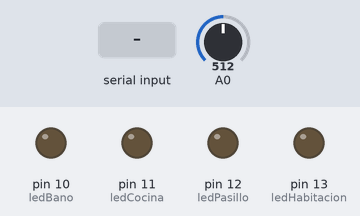
A sketch run on a simulated Arduino Uno, built with avr-gcc and run on an emulated ATmega328P. On the bench: output pins drawn as LEDs (lit = HIGH). The inputs (shaded band) are chosen by the test bench; at power-on: A0 = 512. What the sketch prints to the serial monitor is not drawn.

Above: at 1.2 s.
1.3 s: "1\n" received over Serial
At 3.5 s:
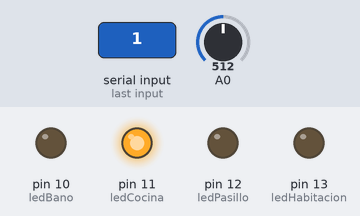
3.8 s: "3\n" received over Serial
At 5.6 s:
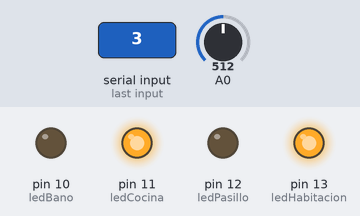
6.3 s: "5\n" received over Serial
At 8.5 s:
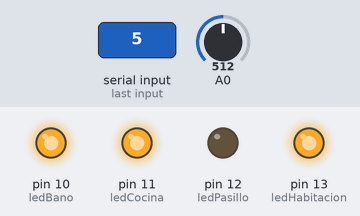
8.8 s: "7\n" received over Serial
At 10.6 s:
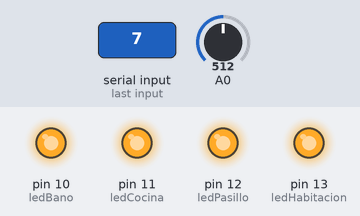
Timing chart, 0 to 12.1 s (numbered marks = the images above; inputs shaded):
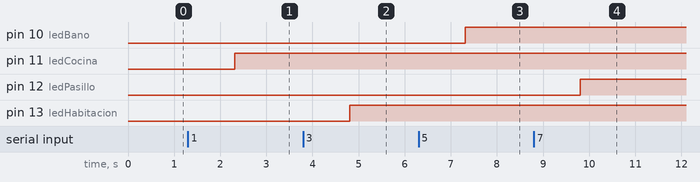

Measured:
- after the input at 1.3 s, pin 11 (ledCocina): LOW → HIGH after 1.0 s
- after the input at 3.8 s, pin 13 (ledHabitacion): LOW → HIGH after 1.0 s
- after the input at 6.3 s, pin 10 (ledBano): LOW → HIGH after 1.0 s
- after the input at 8.8 s, pin 12 (ledPasillo): LOW → HIGH after 1.0 s

The sketch:

cuadroLuces.ino
```cpp
#include "DHT.h"  //Añadimos la libreria con la cual trabaja nuestro sensor
#define DHTPIN 2     // Indicamos el pin donde conectaremos la patilla data de nuestro sensor
#define DHTTYPE DHT11   // DHT 11

DHT dht(DHTPIN, DHTTYPE);  //Indica el pin con el que trabajamos y el tipo de sensor
int maxh=0, minh=100, maxt=0, mint=100;  //Variables para ir comprobando maximos y minimos

int receivedChar;
boolean newData = false;
int ledHabitacion = 13;
int ledPasillo = 12;
int ledCocina = 11;
int ledBano = 10;

void setup() {

  Serial.begin(9600);

  pinMode(ledHabitacion, OUTPUT);
  pinMode(ledPasillo, OUTPUT);
  pinMode(ledCocina, OUTPUT);
  pinMode(ledBano, OUTPUT);

  dht.begin();

}

void loop() {

  recvInfo();
  lightLED();

  readSensorAgua();


  //readTemperature();

}

void readTemperature()
{
    // La lectura de la temperatura o de la humedad lleva sobre 250 milisegundos
    // La lectura del sensor tambien puede estar sobre los 2 segundos (es un sensor muy lento)
    int h = dht.readHumidity();  //Guarda la lectura de la humedad en la variable float h
    int t = dht.readTemperature();  //Guarda la lectura de la temperatura en la variable float t

    // Comprobamos si lo que devuelve el sensor es valido, si no son numeros algo esta fallando
    if (isnan(t) || isnan(h)) // funcion que comprueba si son numeros las variables indicadas
    {
      Serial.println("Fallo al leer del sensor DHT"); //Mostramos mensaje de fallo si no son numeros
    } else {
      //Mostramos mensaje con valores actuales de humedad y temperatura, asi como maximos y minimos de cada uno de ellos
      Serial.print("Humedad relativa: ");
      Serial.print(h);
      Serial.print(" %\t");
      Serial.print("Temperatura: ");
      Serial.print(t);
      Serial.println(" *C");
      //Comprobacion de maximos y minimos de humedad y temperatura
      if (maxh<h)
        maxh=h;
      if (h<minh)
        minh=h;
      if (maxt<t)
        maxt=t;
      if (t<mint)
        mint=t;
      Serial.print("Max: ");
      Serial.print(maxh);
      Serial.print(" % ");
      Serial.print("Min: ");
      Serial.print(minh);
      Serial.print(" %\t");
      Serial.print("Max: ");
      Serial.print(maxt);
      Serial.print(" *C ");
      Serial.print("Min: ");
      Serial.print(mint);
      Serial.println(" *C\n");
    }
    delay(1000);
}

void readSensorAgua()
{

  int waterMeassure = analogRead(A0);

  if (waterMeassure > 200)
  {
    Serial.println("WaterDetect");
    //Serial.println(analogRead(A0));
  }

}

void recvInfo() {

  if (Serial.available() > 0) {

    receivedChar = Serial.readString().toInt();
    newData = true;

  }

}

void lightLED() {

  int accion = receivedChar;

  while(newData == true)
  {

    if(accion == 1)
    {
      digitalWrite(ledCocina, HIGH);
    }

    if(accion == 3)
    {
      digitalWrite(ledHabitacion, HIGH);
    }

    if(accion == 5)
    {
      digitalWrite(ledBano, HIGH);
    }

     if(accion == 7)
    {
      digitalWrite(ledPasillo, HIGH);
    }

    if(accion == 9)
    {
      digitalWrite(ledCocina, HIGH);
      digitalWrite(ledHabitacion, HIGH);
      digitalWrite(ledBano, HIGH);
      digitalWrite(ledPasillo, HIGH);
    }


    if(accion == 2)
    {
      digitalWrite(ledCocina, LOW);
    }

    if(accion == 4)
    {
      digitalWrite(ledHabitacion, LOW);
    }

    if(accion == 6)
    {
      digitalWrite(ledBano, LOW);
    }

     if(accion == 8)
    {
      digitalWrite(ledPasillo, LOW);
    }

    if(accion == 10)
    {
      digitalWrite(ledCocina, LOW);
      digitalWrite(ledHabitacion, LOW);
      digitalWrite(ledBano, LOW);
      digitalWrite(ledPasillo, LOW);
    }

    newData = false;

  }

}
```
